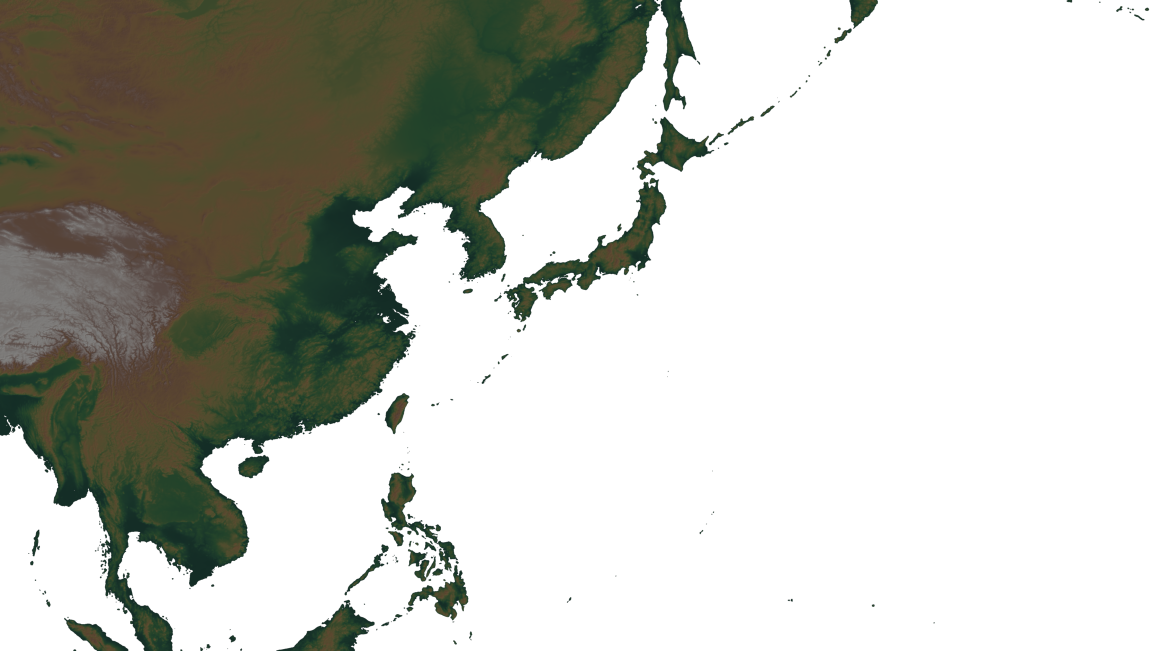
#> input picture src/main/webapp/assets/terrain/terrain-hillshade.png, 4608 x 2603 px (shown at 1/4 size)
$ python shot-terrain-preview.py
#> lines starting #> are read from the running program, lines starting #| are printed output that depends on the picture
# -*- coding: utf-8 -*-
"""裁出地形底图的典型区域，用于肉眼检查晕渲/分层设色/等高线的实际效果。"""
import os
import sys

from PIL import Image

HERE = os.path.dirname(os.path.abspath(__file__))
WEBAPP = os.path.abspath(os.path.join(HERE, '..', 'src', 'main', 'webapp'))
SRC = os.path.join(WEBAPP, 'assets', 'terrain', 'terrain-hillshade.png')
OUT = os.path.join(HERE, '_terrain_shots')
os.makedirs(OUT, exist_ok=True)

# 与 ui.js proj 一致
LNG0, LAT0, KX, KY = 118.0894, 24.4798, 26.79, 27.11
OX, OY = 351, 198
LON_W, LAT_N, LON_E, LAT_S = 92.0, 52.0, 178.0, 4.0
PAD = [-348.0, -548.0, 1956.0, 753.0]   # geo-wterrain.js 的 pad

OVER = 2.0


def crop(lon0, lat0, lon1, lat1, name, scale=1.0):
#> called with lon0 = 119.5, lat0 = 21.5, lon1 = 122.5, lat1 = 25.5, name = 'taiwan', scale = 1
    im = Image.open(SRC)
#> im is the input picture: PIL image 4608x2603 RGBA; mean R, G, B, A 22.9, 24.1, 16.6, 86
    sx = im.width / (PAD[2] - PAD[0])
#> sx = 2
    sy = im.height / (PAD[3] - PAD[1])
#> sy = 2

    def to_img(lon, lat):
#> called with lon = 119.5, lat = 25.5
        x = (OX + (lon - LNG0) * KX - PAD[0]) * sx
#> x = 1473.6
        y = (OY + (LAT0 - lat) * KY - PAD[1]) * sy
#> y = 1437.2
        return x, y

    x0, y0 = to_img(lon0, lat1)
#> x0 = 1473.6; y0 = 1437.2
    x1, y1 = to_img(lon1, lat0)
#> x1 = 1634.3; y1 = 1654.2
    box = (max(int(x0), 0), max(int(y0), 0),
           min(int(x1), im.width), min(int(y1), im.height))
#> box = (1473, 1437, 1634, 1654)
    sub = im.crop(box)
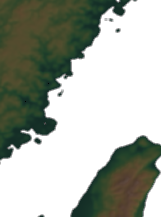
#> sub: PIL image 161x217 RGBA; mean R, G, B, A 23, 28.6, 18.5, 110.4; transparent parts drawn white
    if scale != 1.0:
        sub = sub.resize((int(sub.width * scale), int(sub.height * scale)), Image.LANCZOS)
    p = os.path.join(OUT, name + '.png')
    sub.save(p)
    print('%-22s %s' % (name, sub.size))
#| taiwan                 (161, 217)


if __name__ == '__main__':
    # 台湾中央山脉（最陡的地形最能看出晕渲与等高线是否有效）
    crop(119.5, 21.5, 122.5, 25.5, 'taiwan', 1.0)
    # 福建—浙江（台风登陆典型区：丘陵+平原+海）
    crop(116.0, 23.0, 124.0, 30.0, 'fujian', 1.0)
#> call 2 of crop, with lon0 = 116, lat0 = 23, lon1 = 124, lat1 = 30, name = 'fujian', scale = 1
#> in crop (call 2), `sub = im.crop(box)`:
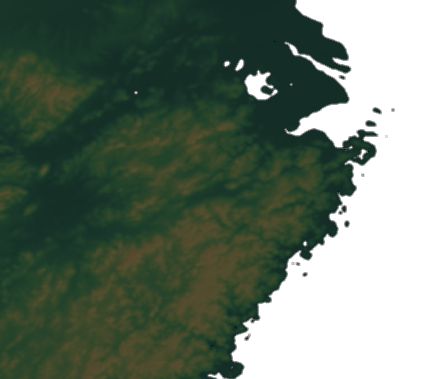
#> sub: PIL image 428x379 RGBA; mean R, G, B, A 28.4, 44.2, 29.8, 183.3; transparent parts drawn white
#| fujian                 (428, 379)
    # 华北平原 + 太行山（看分层设色从绿到褐的过渡）
    crop(110.0, 33.0, 120.0, 41.0, 'northchina', 1.0)
#> call 3 of crop, with lon0 = 110, lat0 = 33, lon1 = 120, lat1 = 41, name = 'northchina', scale = 1
#> in crop (call 3), `sub = im.crop(box)`:
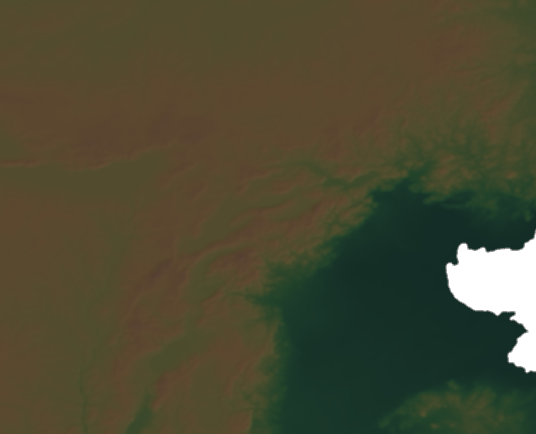
#> sub: PIL image 536x434 RGBA; mean R, G, B, A 68.9, 67, 43.7, 247.9; transparent parts drawn white
#| northchina             (536, 434)
    # 全域缩略（看整体色彩与海陆对比）
    crop(92.0, 4.0, 178.0, 52.0, 'overview', 0.42)
#| overview               (1935, 1093)
